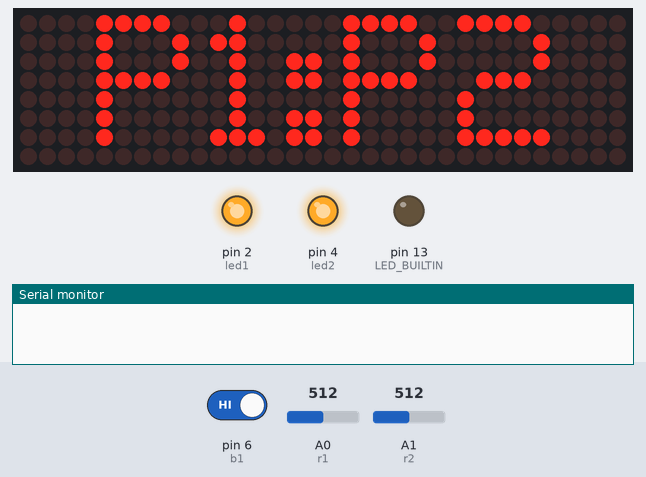
The sketch below on a simulated Arduino Uno, built with avr-gcc and run on an emulated ATmega328P. Parts: 32×8 LED matrix, output pins drawn as LEDs (lit = HIGH), the last lines printed to the serial monitor. The inputs (shaded band) are chosen by the test bench; at power-on: pin 6 (b1) HIGH, A0 (r1) = 512, A1 (r2) = 512.

Above: at 2.2 s.
2.3 s: pin 6 (b1) driven LOW
At 3.8 s:
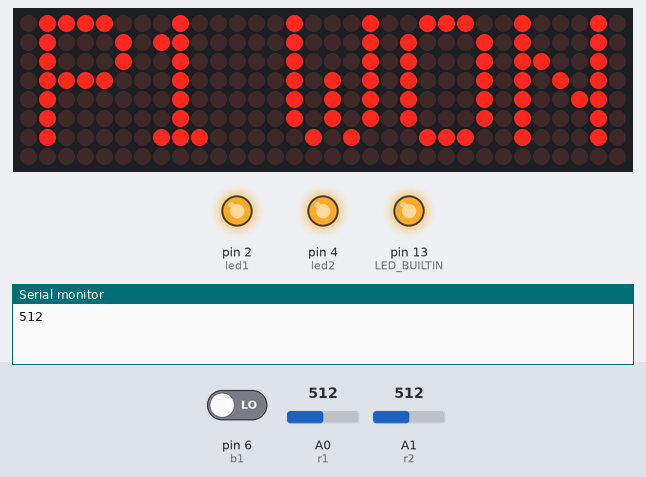
5.3 s: A0 (r1) set to 522
7.5 s: A0 (r1) set to 540
At 8.7 s:
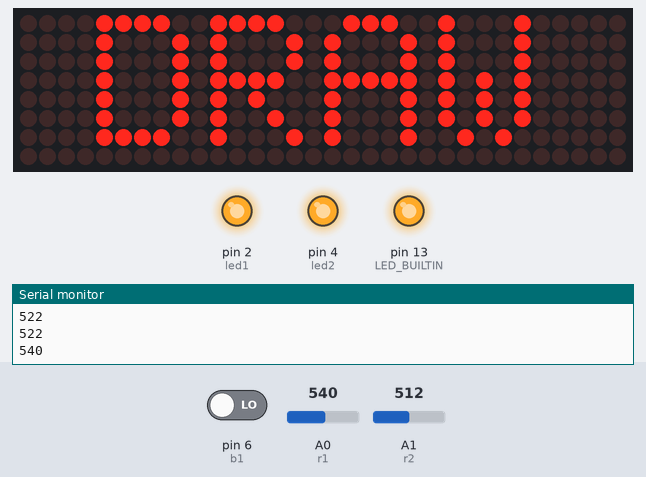
10.5 s: A1 (r2) set to 310
12.5 s: A1 (r2) set to 286
At 13.8 s:
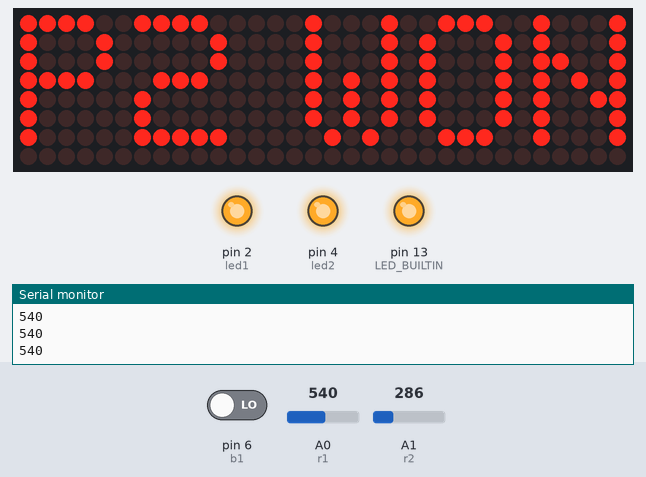
14.5 s: A0 (r1) set to 511
At 15.8 s:
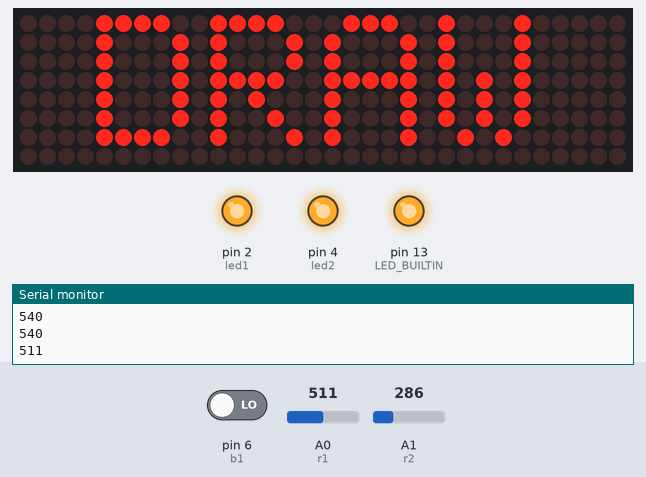
Timing chart, 0 to 17.5 s (numbered marks = the images above; inputs shaded):
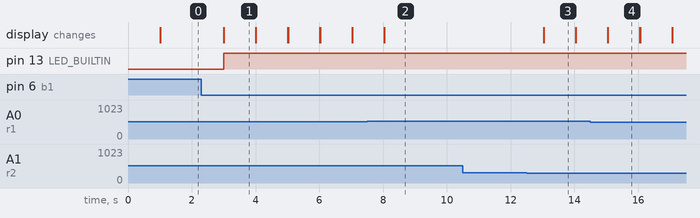

The sketch:

lichter.ino
```cpp
#include <MD_Parola.h>
#include <MD_MAX72xx.h>
#include <SPI.h>


//Settings
const bool debug_enabled = true;
const int debug_nbm = 1;
const int v1s = 530; //520
const int v1ul = 550; //550
const int v2s = 300; //280
const int v2ul = 392; //392


//Constants
const int r1 = A0; // Photoresistor at Arduino analog pin A0
const int r2 = A1;
const int led1 = 2;       // Led pin at Arduino pin 2
const int led2 = 4;
const int b1 = 6;

//Variables
int v1;				  // Store value from photoresistor (0-1023)
int v2;
int v3;
bool l2 = false;
bool l1 = false;
int p1 = 0;
int p2 = 0;
char p[10] = "P1:P2";
bool fr = true;
bool rst = false;

//Matrix
#define CS_PIN    10
#define HARDWARE_TYPE MD_MAX72XX::FC16_HW
#define MAX_DEVICES 4
MD_Parola M = MD_Parola(HARDWARE_TYPE, CS_PIN, MAX_DEVICES);


void setup_pi(){
  pinMode(led1, OUTPUT);  // Set lepPin - 9 pin as an output
  pinMode(r1, INPUT);// Set pResistor - A0 pin as an input (optional)
  pinMode(led2, 1);
  pinMode(r2, INPUT);
  pinMode(b1, INPUT);
  pinMode(LED_BUILTIN, OUTPUT);
  digitalWrite(led1, 1);
  digitalWrite(led2, 1);
}

void setup(){
  if (debug_enabled){ debug(); }
  setup_pi();
  setup_m();
}

void debug(){
  Serial.begin(9600);
}

void setup_m(){
  M.begin();
  M.setTextAlignment(PA_CENTER);
  M.print("INIT");
  delay(1000);
}

void update_p(int x, int y){
  if(x < 10){
    if(y < 10){
      sprintf(p, "0%d:0%d", x, y);
      M.print(p);
    }else{
      sprintf(p, "0%d:%d", x, y);
      M.print(p);
    }
  }else if(y < 10){
    if(x < 10){
      sprintf(p, "0%d:0%d", x, y);
      M.print(p);
    }else{
      sprintf(p, "%d:0%d", x, y);
      M.print(p);
    }
  }else{
    sprintf(p, "%d:%d", x, y);
    M.print(p);
  }
}

void inc_p(int player, int by){
  if(p1 == 99){
    while(!rst){
      chk_rst(true);
    }
    rst = false;
  }else if(p2 == 99){
    while(!rst){
      chk_rst(true);
    }
    rst = false;
  }else{
  if (player == 1){
    p1 = p1 + by;
    update_p(p1, p2);
  }else if ( player == 2){
    p2 = p2 + by;
    update_p(p1, p2);
  }}
}


void chk_rst(bool ws){
  v3 = digitalRead(b1);
  if(v3 == 0){
    l1 = 0;
    l2 = 0;
    if(p1 > p2){
      M.print("P1 WON");
    }else if(p2 > p1){
      M.print("P2 WON");
    }else{
      M.print("DRAW");
    }
    p1 = 0;
    p2 = 0;
    if(ws){
      rst = true;
    }
    digitalWrite(LED_BUILTIN, HIGH);
    delay(1000);
    digitalWrite(LED_BUILTIN, LOW);
  }
}

void loop(){
  chk_rst(false);
  if(fr){
    fr = false;
    M.print("P1:P2");
    delay(2000);
  }
  v1 = analogRead(r1);
  v2 = analogRead(r2);
  if(v1 < v1s && !l1){
    l1 = true;
    inc_p(1,1);
  }else if(v1 >= v1ul && l1){
    l1 = false;
  }
  if(v2 < v2s && !l2){
    l2 = true;
    inc_p(2,1);
  }else if(v2 >= v2ul && l2){
    l2 = false;
  }
  if (debug_enabled){
    if(debug_nbm == 1){
      Serial.println(v1);
    }else{
      Serial.println(v2);
    }
  }
}
```

Measured:
- the behaviour switches between 529 and 530 on A0 (r1) (found by bisection; images 1 and 2)
- the behaviour switches between 300 and 299 on A1 (r2) (found by bisection; images 2 and 3)
- after the input at 2.3 s, pin 13 (LED_BUILTIN): LOW → HIGH after 0.71 s; the display: first differs from a run without the input after 0.71 s (image 1)
- after the input at 7.5 s, the display: changes after 0.53 s (image 2)
- after the input at 12.5 s, the display: first changes after 0.54 s (image 3 shows a later state)
- after the input at 14.5 s, the display: first changes after 0.55 s (image 4 shows a later state)
- what the display in image 1 shows lasts 1.0 s, from 3.0 s to 4.0 s
